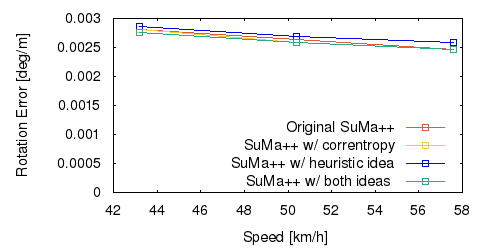

This figure's gnuplot source:
set term png size 500,250 font "Helvetica" 11
set output "avg_rs.png"
set size ratio 0.5
set yrange [0:*]
set xlabel "Speed [km/h]"
set ylabel "Rotation Error [deg/m]"
set key bottom
plot "avg_rs.txt" using ($1*3.6):($2*57.3) title 'Original SuMa++' lc rgb "#e35933" pt 4 w linespoints, \
"c.txt" using ($1*3.6):($2*57.3) title 'SuMa++ w/ correntropy' lc rgb "#df8c932" pt 4 w linespoints, \
"l.txt" using ($1*3.6):($2*57.3) title 'SuMa++ w/ heuristic idea' lc rgb "#0000FF" pt 4 w linespoints, \
"b.txt" using ($1*3.6):($2*57.3) title 'SuMa++ w/ both ideas ' lc rgb "#27ad81" pt 4 w linespoints
